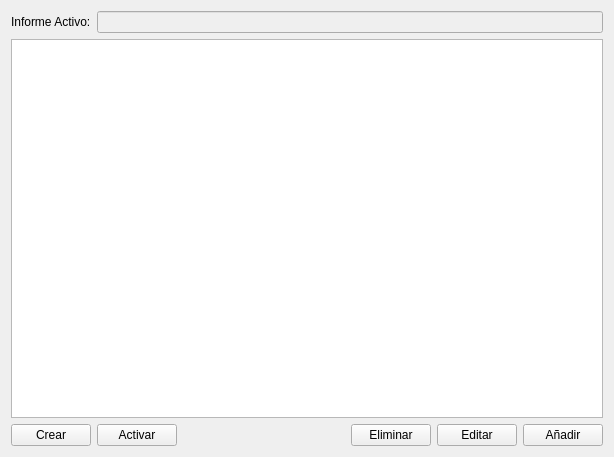
<?xml version="1.0" encoding="UTF-8"?>
<ui version="4.0">
 <class>ReportListClass</class>
 <widget class="DataList" name="ReportListClass">
  <property name="geometry">
   <rect>
    <x>0</x>
    <y>0</y>
    <width>614</width>
    <height>457</height>
   </rect>
  </property>
  <property name="windowTitle">
   <string>Lista de informes</string>
  </property>
  <layout class="QVBoxLayout" name="verticalLayout">
   <item>
    <layout class="QHBoxLayout" name="horizontalLayout_2">
     <item>
      <widget class="QLabel" name="label">
       <property name="text">
        <string>Informe Activo:</string>
       </property>
      </widget>
     </item>
     <item>
      <widget class="QLineEdit" name="informeAc">
       <property name="enabled">
        <bool>false</bool>
       </property>
      </widget>
     </item>
    </layout>
   </item>
   <item>
    <widget class="QTableWidget" name="tabla">
     <property name="editTriggers">
      <set>QAbstractItemView::NoEditTriggers</set>
     </property>
     <property name="selectionBehavior">
      <enum>QAbstractItemView::SelectRows</enum>
     </property>
    </widget>
   </item>
   <item>
    <layout class="QHBoxLayout" name="horizontalLayout">
     <item>
      <widget class="QPushButton" name="crear">
       <property name="text">
        <string>Crear</string>
       </property>
      </widget>
     </item>
     <item>
      <widget class="QPushButton" name="activar">
       <property name="text">
        <string>Activar</string>
       </property>
      </widget>
     </item>
     <item>
      <spacer name="horizontalSpacer">
       <property name="orientation">
        <enum>Qt::Horizontal</enum>
       </property>
       <property name="sizeHint" stdset="0">
        <size>
         <width>40</width>
         <height>20</height>
        </size>
       </property>
      </spacer>
     </item>
     <item>
      <widget class="QPushButton" name="elimina">
       <property name="text">
        <string>Eliminar</string>
       </property>
      </widget>
     </item>
     <item>
      <widget class="QPushButton" name="edita">
       <property name="text">
        <string>Editar</string>
       </property>
      </widget>
     </item>
     <item>
      <widget class="QPushButton" name="anade">
       <property name="text">
        <string>Añadir</string>
       </property>
      </widget>
     </item>
    </layout>
   </item>
  </layout>
  <action name="insertFromClipboard">
   <property name="text">
    <string>Insertar desde portapapeles</string>
   </property>
  </action>
 </widget>
 <customwidgets>
  <customwidget>
   <class>DataList</class>
   <extends>QWidget</extends>
   <header location="global">widgets/datalist.h</header>
   <container>1</container>
  </customwidget>
 </customwidgets>
 <tabstops>
  <tabstop>elimina</tabstop>
  <tabstop>edita</tabstop>
  <tabstop>anade</tabstop>
 </tabstops>
 <resources/>
 <connections>
  <connection>
   <sender>insertFromClipboard</sender>
   <signal>triggered(bool)</signal>
   <receiver>ReportListClass</receiver>
   <slot>dataFromClipboard(bool)</slot>
   <hints>
    <hint type="sourcelabel">
     <x>-1</x>
     <y>-1</y>
    </hint>
    <hint type="destinationlabel">
     <x>306</x>
     <y>228</y>
    </hint>
   </hints>
  </connection>
 </connections>
</ui>
